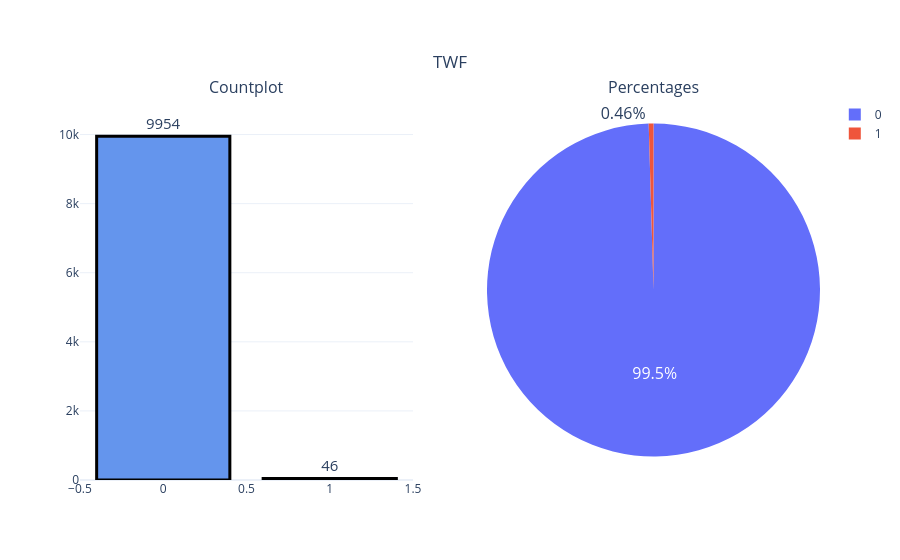

This figure's notebook cell:
### Markdown cell above
#### In the given data 96.7% of Machine are not failure
#### only 3.3% Machine are failure

### Code cell
fig = make_subplots(rows=1,cols=2,
                    subplot_titles=('Countplot',
                                    'Percentages'),
                    specs=[[{"type": "xy"},
                            {'type':'domain'}]])
fig.add_trace(go.Bar(y = df['TWF'].value_counts().values.tolist(), 
                      x = df['TWF'].value_counts().index, 
                      text=df['TWF'].value_counts().values.tolist(),
              textfont=dict(size=15),
                      name = 'TWF',
                      textposition = 'outside',
                      showlegend=False,
              marker = dict(color = 'cornflowerblue',
                            line_color = 'black',
                            line_width=3)),row = 1,col = 1)
fig.add_trace((go.Pie(labels=df['TWF'].value_counts().keys(),
                             values=df['TWF'].value_counts().values,textfont = dict(size = 16),
                     textposition='auto',
                     showlegend = True,
                     name = 'TWF')), row = 1, col = 2)
fig.update_layout(title={'text': 'TWF',
                         'y':0.9,
                         'x':0.5,
                         'xanchor': 'center',
                         'yanchor': 'top'},
                  template='plotly_white')
fig.update_yaxes(range=[0,11000])
iplot(fig)

### Figure 1 — Plotly figure (JSON) as saved in the notebook; plotly's stock layout.template omitted (floating-point values rounded to 4 significant figures)
{"data": [{"marker": {"color": "cornflowerblue", "line": {"color": "black", "width": 3}}, "name": "TWF", "showlegend": false, "text": ["9954", "46"], "textfont": {"size": 15}, "textposition": "outside", "type": "bar", "x": [0, 1], "xaxis": "x", "y": [9954, 46], "yaxis": "y"}, {"domain": {"x": [0.55, 1], "y": [0, 1]}, "labels": [0, 1], "name": "TWF", "showlegend": true, "textfont": {"size": 16}, "textposition": "auto", "type": "pie", "values": [9954, 46]}], "layout": {"annotations": [{"font": {"size": 16}, "showarrow": false, "text": "Countplot", "x": 0.225, "xanchor": "center", "xref": "paper", "y": 1, "yanchor": "bottom", "yref": "paper"}, {"font": {"size": 16}, "showarrow": false, "text": "Percentages", "x": 0.775, "xanchor": "center", "xref": "paper", "y": 1, "yanchor": "bottom", "yref": "paper"}], "autosize": true, "title": {"text": "TWF", "x": 0.5, "xanchor": "center", "y": 0.9, "yanchor": "top"}, "xaxis": {"anchor": "y", "autorange": true, "domain": [0, 0.45], "range": [-0.5, 1.5], "type": "linear"}, "yaxis": {"anchor": "x", "domain": [0, 1], "range": [0, 11000], "type": "linear"}}}
